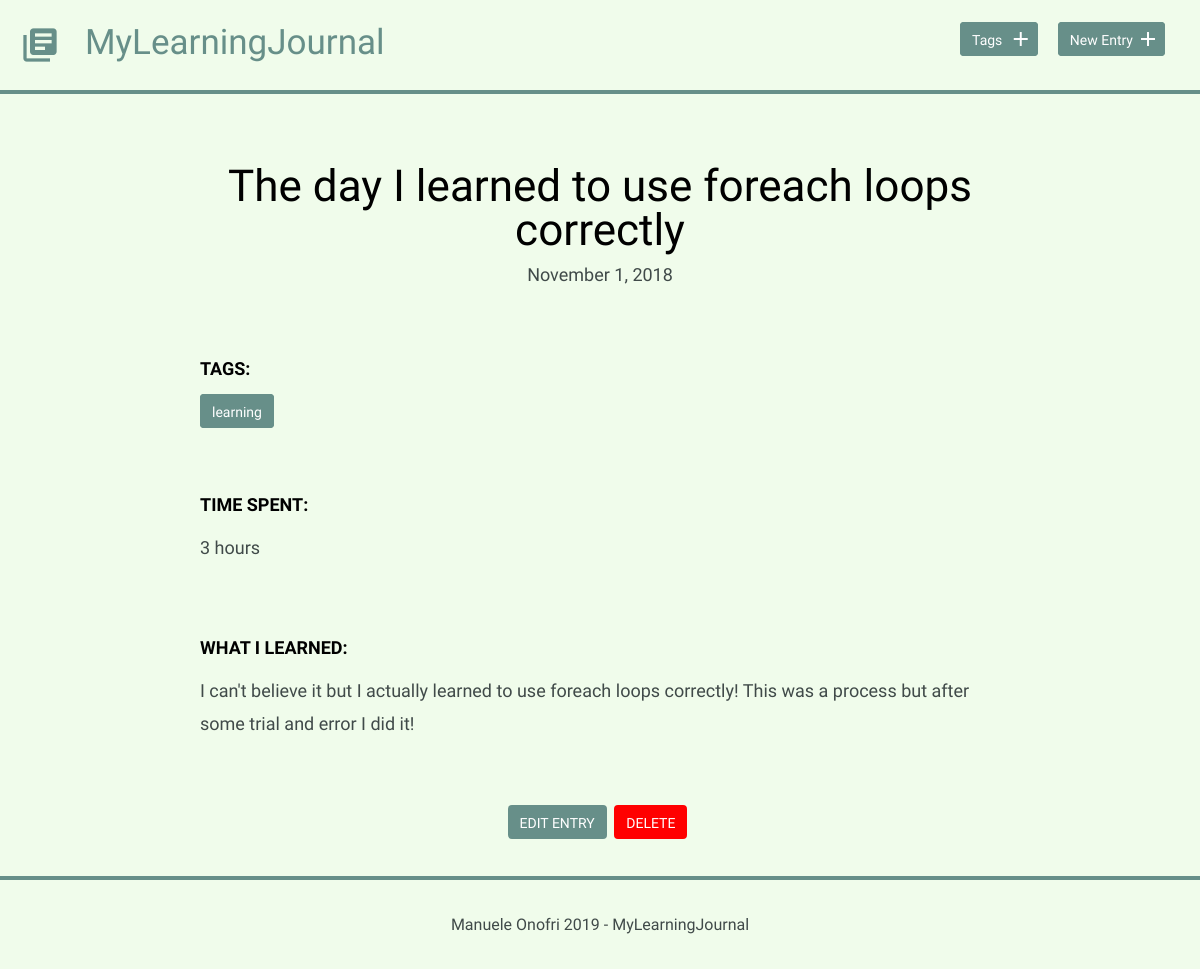
Screenshot of /detail.php?id=3 with the database file from the repository.
### tables this page shows
CREATE TABLE "entries" (
	`id`	INTEGER,
	`title`	TEXT,
	`date`	TEXT,
	`time_spent`	INTEGER,
	`learned`	BLOB,
	`resources`	BLOB,
	PRIMARY KEY(`id`)
);

### inc/functions.php (called while the page is built, shortened)
<?php
function get_entry($entry_id) {
    include('connection.php');
    try {
       $result = $db->prepare('SELECT * FROM entries WHERE id = ?');
       $result->bindValue(1, $entry_id, PDO::PARAM_INT);
       $result->execute();
    } catch (Exception $e) {
       $e->getMessage();
    }
    $entry = $result->fetch();
    return $entry;
}
function get_tags_per_entry($entry_id) {
    include('connection.php');
    try {
        $results = $db->query('SELECT tags.name, tags.id FROM tags JOIN entries_tags
                                ON tags.id = entries_tags.tags_id
                                WHERE entries_tags.entries_id = ?');
        $results->bindValue(1, $entry_id, PDO::PARAM_INT);
        $results->execute();
    } catch (Exception $e) {
       $e->getMessage();
    }
    $tags = $results->fetchAll(PDO::FETCH_ASSOC);
    return $tags;
}

### detail.php (the view, shortened to what this page needs)
<?php
include('inc/functions.php');
if (isset($_GET['id'])) {
    $entry_id = filter_input(INPUT_GET, 'id', FILTER_SANITIZE_NUMBER_INT);
    $entry = get_entry($entry_id);
    $tags = get_tags_per_entry($entry_id);
}
include('inc/header.php');
?>
<div class="entry-list single">
    <article>
        <h1><?php echo $entry['title']; ?></h1>
        <time datetime="<?php echo $entry['date']; ?>">
            <?php echo strftime("%B %e, %G", strtotime($entry['date'])); ?>
        </time>
        <?php
        if (!empty($tags)) {
            echo '<div class="entry">';
            echo "<h3>tags:</h3>";
            echo "<div class='tags-list'>";
            foreach ($tags as $tag) {
                echo "<a href='' class='button button-tag'>" . $tag['name'] . "</a>";
            }
            echo "</div>";
            echo "</div>";
        }
        ?>
        <div class="entry">
            <h3>Time Spent: </h3>
            <p><?php echo $entry['time_spent']; ?></p>
        </div>
        <div class="entry">
            <h3>What I Learned:</h3>
            <p><?php echo $entry['learned']; ?></p>
        </div>
    </article>
</div>
<div class="edit">
    <a class="button" href="edit.php?id=<?php echo $entry['id']; ?>">Edit Entry</a>
    <form method='post' action='detail.php'
          onsubmit="return confirm('Are you sure you want to delete this task?')">
        <input type='submit' class='button button-delete' value='delete' />
    </form>
</div>
<?php include('inc/footer.php'); ?>

### css/site.css (style rules this page uses)
body { font-size: 16px; color: #404a49; font-family: 'Cousine', serif; font-weight: 400; background-color: rgb(240, 252, 235); position: relative; min-height: 100vh; }
.button { padding: 8px 10px 6px 10px; background: #678f89; border: 2px solid #678f89; border-radius: 4px; text-decoration: none; color: #FFF; position: relative; text-align: center; font-size: 14px; }
.button-delete { text-transform: uppercase; background-color: rgb(255, 0, 0); border-color: rgb(255, 0, 0); }
.button-tag { margin-right: 1rem; }
h1, h2, h3 { margin: 0; font-weight: 400; line-height: 1em; color: #000; }
h1 { font-size: 44px; margin-bottom: 12px; }
h3 { font-size: 18px; font-family: 'Work Sans', serif; font-weight: 600; text-transform: uppercase; }
p { line-height: 1.8em; font-size: 18px; }
.entry-list, .edit-entry, .new-entry, .edit-tag { max-width: 800px; margin: 0 auto; padding: 70px 0 150px 0; }
.entry-list article { margin-bottom: 70px; text-align: center; }
.entry-list article:last-child { margin-bottom: 0; }
.entry-list.single { padding-bottom: 25px; }
.entry-list.single time { font-size: 18px; }
.entry { max-width: 800px; margin: 75px auto 0 auto; text-align: left; }
.entry p { margin-bottom: 40px; }
.edit { padding-bottom: 130px; margin: 0 auto; width: 200px; display: flex; justify-content: space-evenly; }
.edit a { font-weight: 400; text-transform: uppercase; font-size: 14px; }
.tags-list { margin-top: 1.5rem; }
input[type=submit] { margin-right: 5px; }

### rows the page displays
entries: title "The day I learned to use foreach loops correctly", date "November 1, 2018", time_spent "3 hours", learned "I can't believe it but I actually learned to use foreach loops correctly! This was a process but after some trial and error I did it!"

### other values shown
$tag['name'] "learning"
